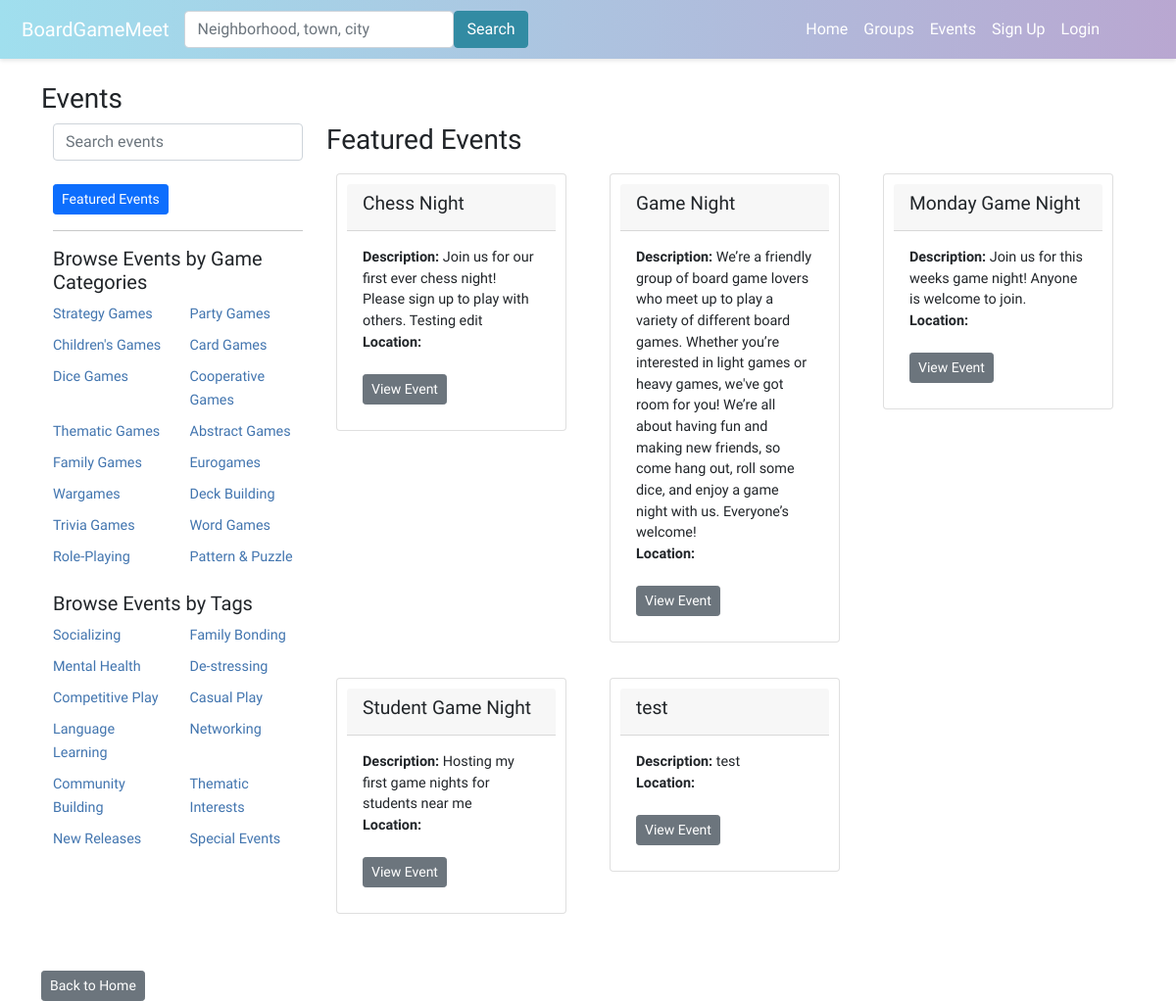
Page /events/ on the earlier database version.
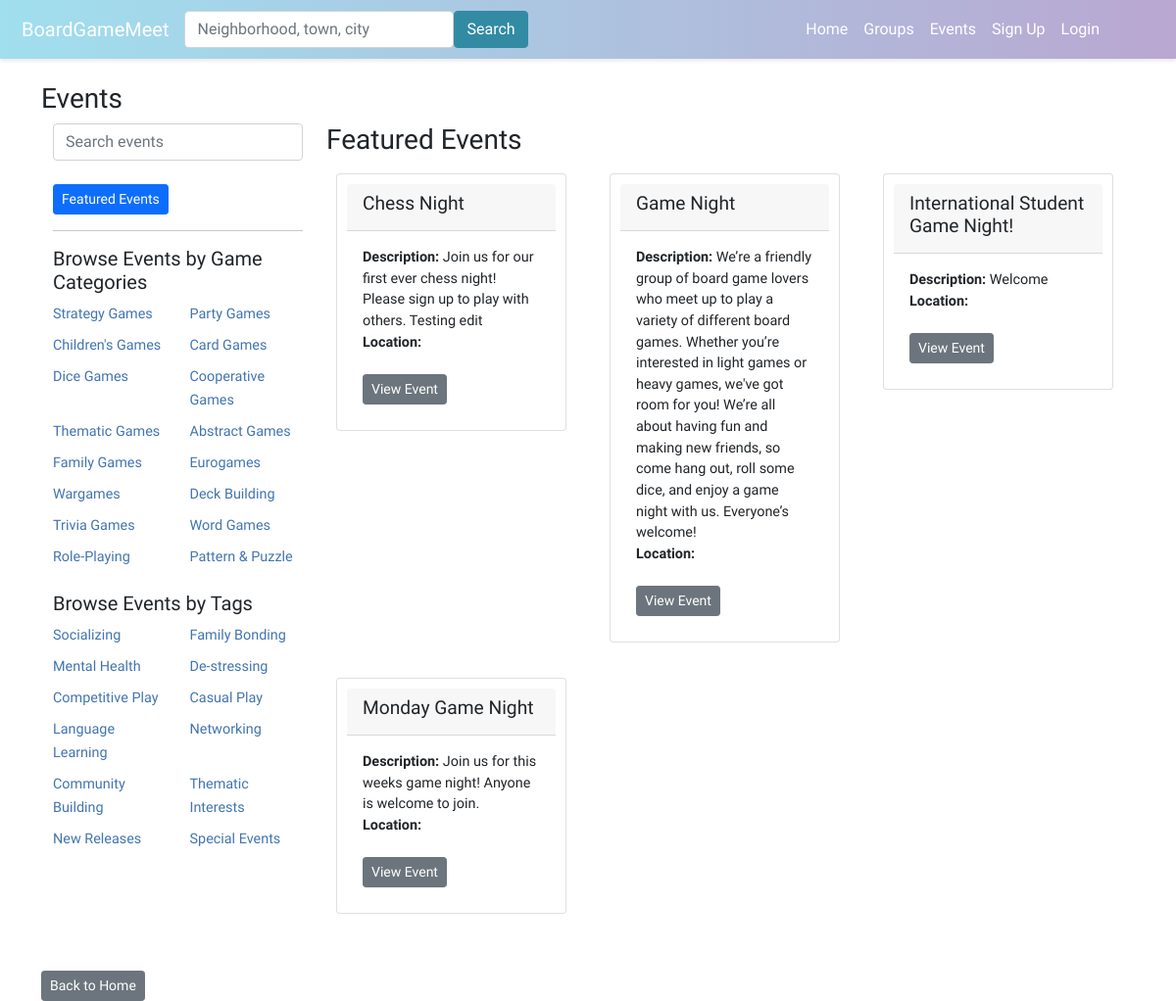
Same page on the later database version.
### boardgame/models.py (models this page shows, shortened)
class Category(models.Model):
    name = models.CharField(max_length=100)

class Tag(models.Model):
    name = models.CharField(max_length=100)

class Event(models.Model):
    group = models.ForeignKey(Group, on_delete=models.CASCADE)
    title = models.CharField(max_length=100)
    description = models.TextField()
    date_time = models.DateTimeField()
    attendees = models.ManyToManyField(User, through='EventAttendance')
    event_image = models.ImageField(upload_to='event_images/', null=True, blank=True)
    categories = models.ManyToManyField(Category, related_name='events', blank=True)
    tags = models.ManyToManyField(Tag, related_name='events', blank=True)
    nominations_open = models.BooleanField(default=True)
    signups_open = models.BooleanField(default=False)
    admin_only_nominations = models.BooleanField(default=False)
    skip_nominations = models.BooleanField(default=False)

### boardgame/views.py (the view)
# urls.py: path('events/', views.events, name='events'),
def events(request):
    tag_name = request.GET.get('tag')
    category_name = request.GET.get('category')
    show_user_events = request.GET.get('your_events') == 'true'
    search_query = request.GET.get('search')
    now = datetime.now()
    event_list = Event.objects.filter(date_time__gte=now).order_by('title')
    if search_query:
        event_list = event_list.filter(
            Q(title__icontains=search_query) |
            Q(eventlocation__city__icontains=search_query)
        ).distinct()
    if tag_name:
        event_list = event_list.filter(tags__name=tag_name,date_time__gte=now)
    if category_name:
        event_list = event_list.filter(categories__name=category_name,date_time__gte=now)
    user_events = None
    user = request.user
    if show_user_events and user.is_authenticated:
        user_events = EventAttendance.objects.filter(user=user).select_related('event')
        if show_user_events:
            event_list = event_list.filter(id__in=user_events.values_list('event_id', flat=True))
    context = {
        'events': event_list,
        'tags': Tag.objects.all(),
        'categories': Category.objects.all(),
        'search_query': search_query,
    }
    return render(request, 'boardgame/events.html', context=context)

### boardgame/templates/boardgame/events.html (shortened to what this page needs)
{% extends 'boardgame/base.html' %}
{% load static %}
{% block content %}
<head>
<h3>Events</h3>
</head>
<div class="container">
    <div class="row">
        <div class="col-md-3">
            <div class="mb-2">
                <form method="get" action="{% url 'events' %}">
                    <div class="input-group">
                        <input type="text" class="form-control" id="search-bar" name="search" placeholder="Search events" value="{{ request.GET.search }}">
                    </div>
                </form>
                <br/>
                <a href="{% url 'events' %}" class="btn btn-primary btn-sm">Featured Events</a>
            </div>
            <hr>
            <div class="mb-3">
                <h5>Browse Events by Game Categories</h5>
                <div class="row">
                    {% if categories %}
                    {% for category in categories %}
                    <div class="col-6 mb-2">
                        <a href="?category={{ category.name }}" class="category-link">{{ category.name }}</a>
                    </div>
                    {% endfor %}
                    {% else %}
                    <p>No categories available</p>
                    {% endif %}
                </div>
            </div>
            <div class="mb-3">
                <h5>Browse Events by Tags</h5>
                <div class="row">
                    {% if tags %}
                    {% for tag in tags %}
                    <div class="col-6 mb-2">
                        <a href="?tag={{ tag.name }}" class="tag-link">{{ tag.name }}</a>
                    </div>
                    {% endfor %}
                    {% else %}
                    <p>No tags available</p>
                    {% endif %}
                </div>
            </div>
        </div>
        <div class="col-md-9">
            <h3>
                {% if request.GET.your_events %}
                    Your Events
                {% elif request.GET.tag %}
                    Results for Tag: {{ request.GET.tag }}
                {% elif request.GET.category %}
                    Results for Category: {{ request.GET.category }}
                {% else %}
                    Featured Events
                {% endif %}
            </h3>
            <div class="row" id="event-cards">
                {% if events %}
                {% for event in events %}
                <div class="col-md-4 mb-3">
                    <div class="card">
                        <div class="card-header">
                            <h4>{{ event.title }}</h4>
                        </div>
                        <div class="card-body">
                            <p class="card-text">
                                <b>Description:</b> {{ event.description }}<br />
                                <b>Location:</b> {{ event.location }}<br /><br />
                                <a href="{% url 'event_details' event.id %}" class="btn btn-secondary btn-sm">View Event</a>
                            </p>
                        </div>
                    </div>
                </div>
                {% endfor %}
                {% else %}
                <strong>There are no events present.</strong>
                {% endif %}
            </div>
        </div>
    </div>
</div>
<div class="mt-3">
    <a href="{% url 'home' %}" class="btn btn-secondary btn-sm">Back to Home</a>
</div>
{% endblock %}

Differences in the rows shown:
removed Event: title "Student Game Night", description "Hosting my first game nights for students near me"
removed Event: title "test", description "test"
added Event: title "International Student Game Night!", description "Welcome"
